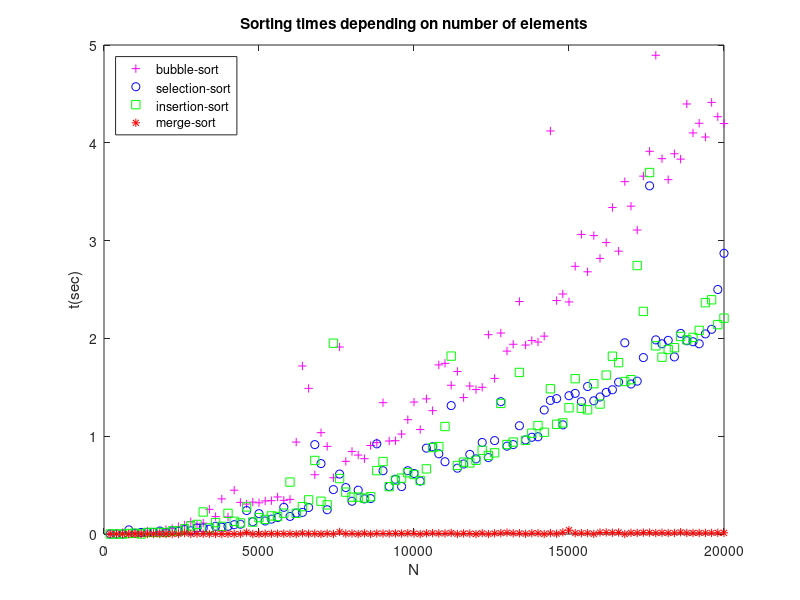

This figure's MATLAB source:
%read data from c-code execution into one matrix
A = dlmread('sorting_algorithms.txt');
format shortG
%disp(A);

%Store seperate units
N = A(:,1);
T_bubble = A(:,2);
T_selection = A(:,3);
T_insertion = A(:,4);
T_merge = A(:,5);

h = figure(1);
clf;
t_b = plot(N, T_bubble, 'm+');
title("Sorting times depending on number of elements");
xlabel("N");
ylabel("t(sec)");

hold on;
t_s = plot(N, T_selection, 'bo');
t_i = plot(N, T_insertion, 'gs');
t_m = plot(N, T_merge, 'r*');
legend({'bubble-sort','selection-sort','insertion-sort','merge-sort'}, 'Location','northwest');
hold off;
